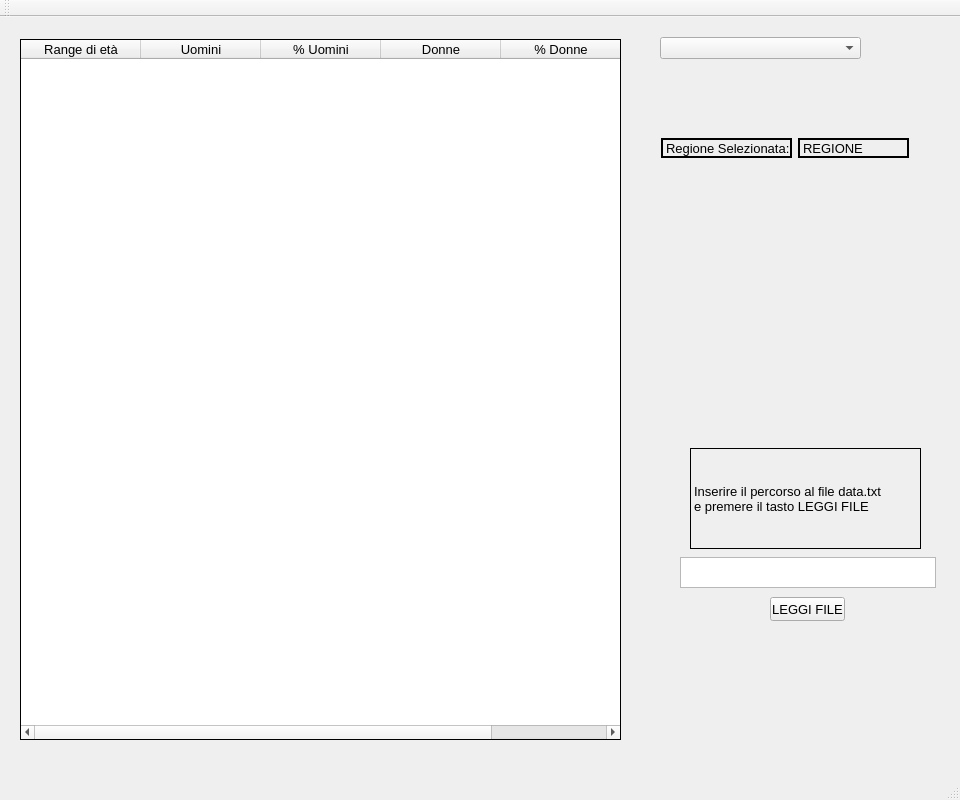
<?xml version="1.0" encoding="UTF-8"?>
<ui version="4.0">
 <class>AnagraficaRegioni</class>
 <widget class="QMainWindow" name="AnagraficaRegioni">
  <property name="windowModality">
   <enum>Qt::NonModal</enum>
  </property>
  <property name="geometry">
   <rect>
    <x>0</x>
    <y>0</y>
    <width>960</width>
    <height>800</height>
   </rect>
  </property>
  <property name="sizePolicy">
   <sizepolicy hsizetype="Expanding" vsizetype="Expanding">
    <horstretch>0</horstretch>
    <verstretch>0</verstretch>
   </sizepolicy>
  </property>
  <property name="font">
   <font>
    <pointsize>10</pointsize>
   </font>
  </property>
  <property name="windowTitle">
   <string>AnagraficaRegioni</string>
  </property>
  <property name="toolButtonStyle">
   <enum>Qt::ToolButtonIconOnly</enum>
  </property>
  <property name="tabShape">
   <enum>QTabWidget::Rounded</enum>
  </property>
  <widget class="QWidget" name="centralWidget">
   <property name="sizePolicy">
    <sizepolicy hsizetype="Expanding" vsizetype="Expanding">
     <horstretch>0</horstretch>
     <verstretch>0</verstretch>
    </sizepolicy>
   </property>
   <widget class="QComboBox" name="comboBox">
    <property name="geometry">
     <rect>
      <x>660</x>
      <y>20</y>
      <width>201</width>
      <height>22</height>
     </rect>
    </property>
   </widget>
   <widget class="QTableWidget" name="Risultati">
    <property name="geometry">
     <rect>
      <x>20</x>
      <y>22</y>
      <width>601</width>
      <height>701</height>
     </rect>
    </property>
    <property name="sizePolicy">
     <sizepolicy hsizetype="Expanding" vsizetype="Expanding">
      <horstretch>0</horstretch>
      <verstretch>0</verstretch>
     </sizepolicy>
    </property>
    <property name="font">
     <font>
      <weight>50</weight>
      <italic>false</italic>
      <bold>false</bold>
      <strikeout>false</strikeout>
      <kerning>true</kerning>
     </font>
    </property>
    <property name="contextMenuPolicy">
     <enum>Qt::DefaultContextMenu</enum>
    </property>
    <property name="autoFillBackground">
     <bool>false</bool>
    </property>
    <property name="frameShape">
     <enum>QFrame::Box</enum>
    </property>
    <property name="frameShadow">
     <enum>QFrame::Plain</enum>
    </property>
    <property name="lineWidth">
     <number>1</number>
    </property>
    <property name="verticalScrollBarPolicy">
     <enum>Qt::ScrollBarAsNeeded</enum>
    </property>
    <property name="horizontalScrollBarPolicy">
     <enum>Qt::ScrollBarAsNeeded</enum>
    </property>
    <property name="sizeAdjustPolicy">
     <enum>QAbstractScrollArea::AdjustIgnored</enum>
    </property>
    <property name="autoScroll">
     <bool>true</bool>
    </property>
    <property name="editTriggers">
     <set>QAbstractItemView::NoEditTriggers</set>
    </property>
    <property name="dragDropOverwriteMode">
     <bool>false</bool>
    </property>
    <property name="selectionMode">
     <enum>QAbstractItemView::ExtendedSelection</enum>
    </property>
    <property name="selectionBehavior">
     <enum>QAbstractItemView::SelectItems</enum>
    </property>
    <property name="showGrid">
     <bool>true</bool>
    </property>
    <property name="gridStyle">
     <enum>Qt::SolidLine</enum>
    </property>
    <property name="cornerButtonEnabled">
     <bool>false</bool>
    </property>
    <attribute name="horizontalHeaderVisible">
     <bool>true</bool>
    </attribute>
    <attribute name="horizontalHeaderCascadingSectionResizes">
     <bool>true</bool>
    </attribute>
    <attribute name="horizontalHeaderDefaultSectionSize">
     <number>120</number>
    </attribute>
    <attribute name="horizontalHeaderMinimumSectionSize">
     <number>40</number>
    </attribute>
    <attribute name="horizontalHeaderShowSortIndicator" stdset="0">
     <bool>false</bool>
    </attribute>
    <attribute name="horizontalHeaderStretchLastSection">
     <bool>false</bool>
    </attribute>
    <attribute name="verticalHeaderVisible">
     <bool>true</bool>
    </attribute>
    <attribute name="verticalHeaderDefaultSectionSize">
     <number>30</number>
    </attribute>
    <attribute name="verticalHeaderMinimumSectionSize">
     <number>30</number>
    </attribute>
    <attribute name="verticalHeaderShowSortIndicator" stdset="0">
     <bool>true</bool>
    </attribute>
    <column>
     <property name="text">
      <string>Range di età</string>
     </property>
    </column>
    <column>
     <property name="text">
      <string>Uomini</string>
     </property>
    </column>
    <column>
     <property name="text">
      <string>% Uomini</string>
     </property>
    </column>
    <column>
     <property name="text">
      <string>Donne</string>
     </property>
    </column>
    <column>
     <property name="text">
      <string>% Donne</string>
     </property>
    </column>
   </widget>
   <widget class="QLabel" name="label_2">
    <property name="geometry">
     <rect>
      <x>661</x>
      <y>121</y>
      <width>131</width>
      <height>20</height>
     </rect>
    </property>
    <property name="frameShape">
     <enum>QFrame::WinPanel</enum>
    </property>
    <property name="text">
     <string>Regione Selezionata:</string>
    </property>
   </widget>
   <widget class="QLabel" name="SelRegion">
    <property name="geometry">
     <rect>
      <x>798</x>
      <y>121</y>
      <width>111</width>
      <height>20</height>
     </rect>
    </property>
    <property name="frameShape">
     <enum>QFrame::WinPanel</enum>
    </property>
    <property name="text">
     <string>REGIONE</string>
    </property>
   </widget>
   <widget class="QPlainTextEdit" name="percorsoFile">
    <property name="geometry">
     <rect>
      <x>680</x>
      <y>540</y>
      <width>256</width>
      <height>31</height>
     </rect>
    </property>
    <property name="plainText">
     <string/>
    </property>
   </widget>
   <widget class="QLabel" name="istruzioni">
    <property name="geometry">
     <rect>
      <x>690</x>
      <y>431</y>
      <width>231</width>
      <height>101</height>
     </rect>
    </property>
    <property name="frameShape">
     <enum>QFrame::Box</enum>
    </property>
    <property name="text">
     <string>Inserire il percorso al file data.txt
e premere il tasto LEGGI FILE</string>
    </property>
   </widget>
   <widget class="QPushButton" name="tastoConferma">
    <property name="geometry">
     <rect>
      <x>770</x>
      <y>580</y>
      <width>75</width>
      <height>24</height>
     </rect>
    </property>
    <property name="text">
     <string>LEGGI FILE</string>
    </property>
   </widget>
  </widget>
  <widget class="QMenuBar" name="menuBar">
   <property name="geometry">
    <rect>
     <x>0</x>
     <y>0</y>
     <width>960</width>
     <height>21</height>
    </rect>
   </property>
  </widget>
  <widget class="QToolBar" name="mainToolBar">
   <attribute name="toolBarArea">
    <enum>TopToolBarArea</enum>
   </attribute>
   <attribute name="toolBarBreak">
    <bool>false</bool>
   </attribute>
  </widget>
  <widget class="QStatusBar" name="statusBar"/>
 </widget>
 <layoutdefault spacing="6" margin="11"/>
 <resources/>
 <connections/>
</ui>
